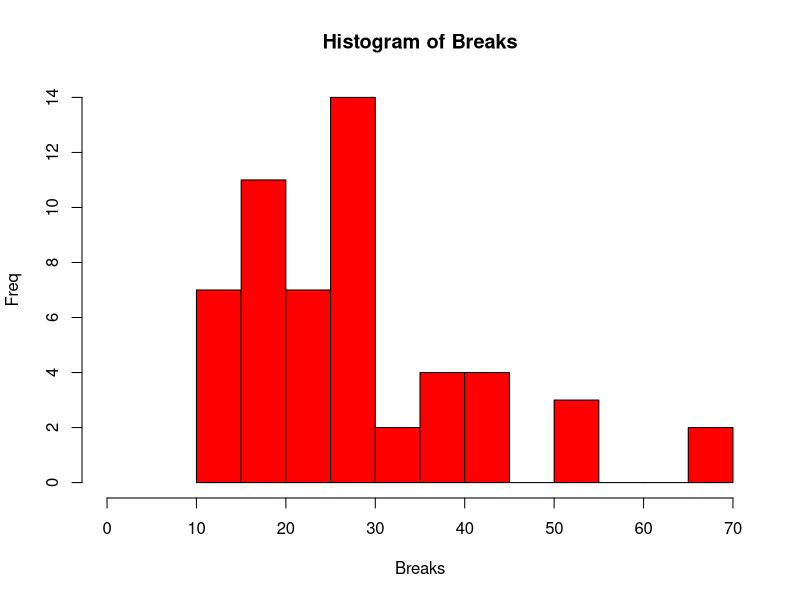

Here is the R script that generated this plot:
## ---- chunk 1
knitr::opts_chunk$set(echo = TRUE)
## ---- chunk 2
data<-warpbreaks
head(data,10)
## ---- chunk 3
hist(data$breaks,
     main = "Histogram of Breaks",   
     xlab = "Breaks",ylab = "Freq",             
     col = "red",              
     border = "black",               
     xlim = c(0, max(data$breaks)),   
     breaks = 20)                 
## ---- chunk 4
mu <- mean(data$breaks)
var <- var(data$breaks)
## ---- chunk 5
poisson.model<-glm(breaks ~ wool + tension, data, family = poisson(link = "log"))
summary(poisson.model)
## ---- chunk 6
poisson.model2<-glm(breaks ~ wool + tension, data = data, family = quasipoisson(link = "log"))
summary(poisson.model2)
